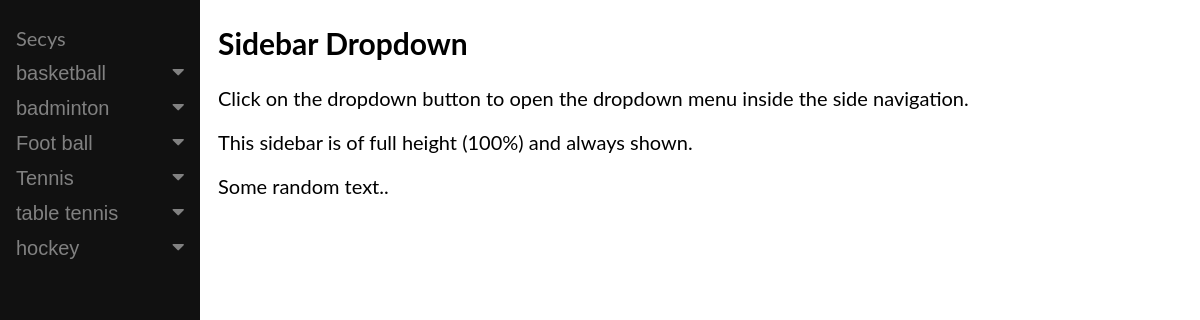
The app's page /sportapp/, older data.
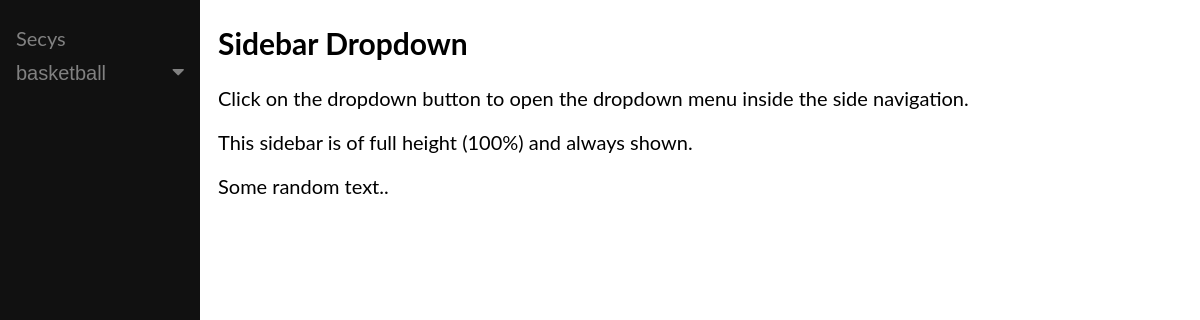
The same page, newer data.
### sportapp/models.py (models this page shows, shortened)
class clubs(models.Model):
    name = models.CharField(max_length=30,help_text='Enter a club name')
    secy_name= models.CharField(max_length=30,help_text='Enter a secy name')
    email=  models.EmailField()

### sportapp/views.py (the view)
# urls.py: path('',views.Index,name='Home'),
def Index(request):
    clubs_list=clubs.objects.all()
    context = {
            'clubs_list':clubs_list,
        }
    return render(request,'sportapp/home.html',context)

### sportapp/templates/sportapp/home.html (shortened to what this page needs)
<!DOCTYPE html>
<html>
<head>
<link rel="stylesheet" href="https://cdnjs.cloudflare.com/ajax/libs/font-awesome/4.7.0/css/font-awesome.min.css">
</head>
<body>
<div class="sidenav">
    <a href="{% url 'clubsList' %}">Secys</a>
    {% if clubs_list %}
    {% for club in clubs_list %}
  <button class="dropdown-btn">{{club.name}}
    <i class="fa fa-caret-down"></i>
  </button>
  {% endfor %}
  {% endif %}
</div>
<div class="main">
  <h2>Sidebar Dropdown</h2>
  <p>Click on the dropdown button to open the dropdown menu inside the side navigation.</p>
  <p>This sidebar is of full height (100%) and always shown.</p>
  <p>Some random text..</p>
</div>
</body>
</html>

Row changes from the older to the newer data that the page shows:
removed clubs: name "badminton"
removed clubs: name "Foot ball"
removed clubs: name "Tennis"
removed clubs: name "table tennis"
removed clubs: name "hockey"
